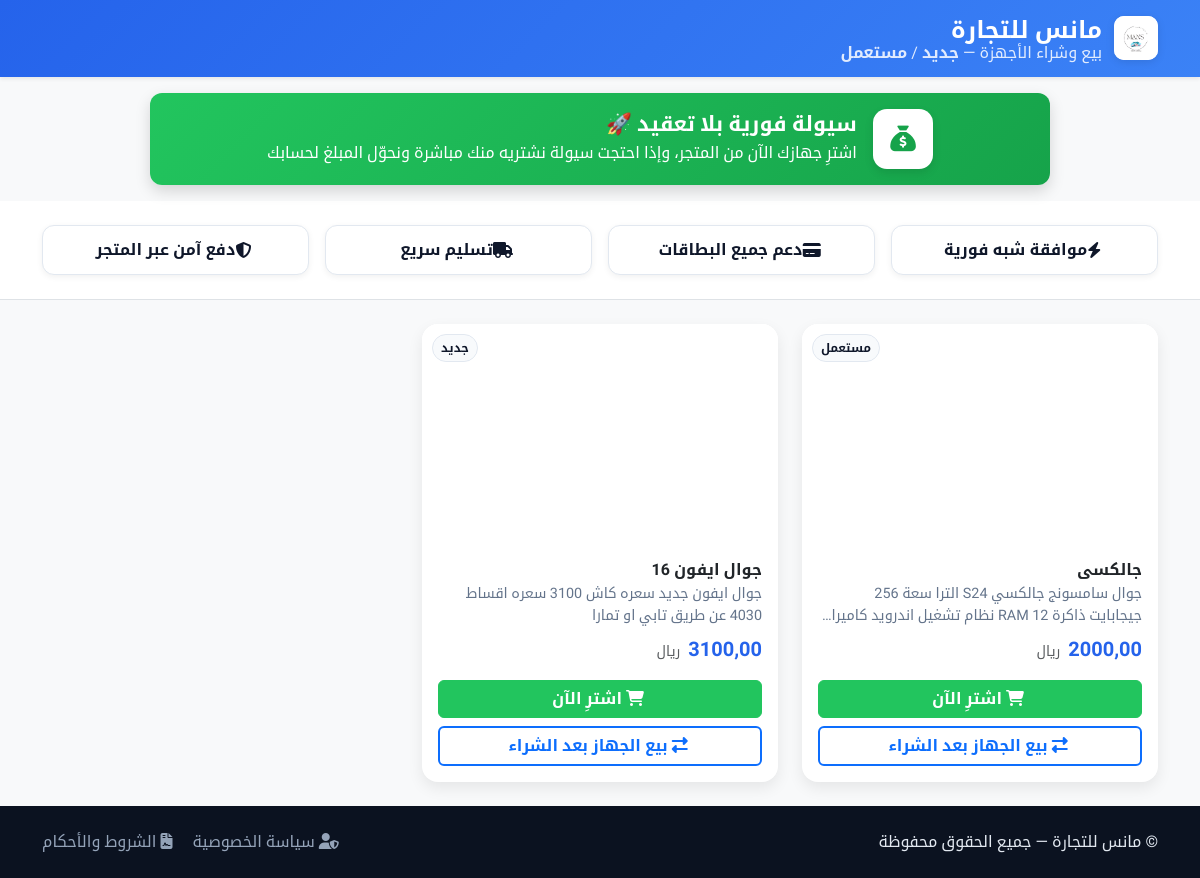
The page / on the database its author committed.
### products/models.py (models this page shows, shortened)
class Product(models.Model):
    class Category(models.TextChoices):
        NEW = "جديد", _("جديد")
        USED = "مستعمل", _("مستعمل")
        GAMES = "ألعاب", _("ألعاب")
        COMPUTERS = "حواسيب", _("حواسيب")
        ACCESSORIES = "ملحقات", _("ملحقات")
    name = models.CharField(_("الاسم"), max_length=255)
    category = models.CharField(_("التصنيف"), max_length=20, choices=Category.choices, blank=True)
    badge = models.CharField(_("شارة البطاقة"), max_length=50, blank=True)
    price = models.DecimalField(_("السعر"), max_digits=10, decimal_places=2, validators=[MinValueValidator(0)])
    details = models.TextField(_("التفاصيل"), blank=True)
    image = models.ImageField(_("الصورة"), upload_to="products/")
    store_url = models.URLField(_("رابط صفحة المنتج في المتجر"))
    is_active = models.BooleanField(_("نشط؟"), default=True)
    created_at = models.DateTimeField(_("أُنشئ في"), auto_now_add=True)
    updated_at = models.DateTimeField(_("عُدّل في"), auto_now=True)
    class Meta:
        ordering = ("-created_at",)
        verbose_name = _("منتج")
        verbose_name_plural = _("منتجات")

### products/views.py (the view)
# urls.py: path("", landing_page, name="landing"),
def landing_page(request):
    q = (request.GET.get("q") or "").strip()
    category = (request.GET.get("category") or "").strip()
    max_price = (request.GET.get("max_price") or "").strip()
    sort = (request.GET.get("sort") or "newest").strip()
    qs = Product.objects.filter(is_active=True)
    if q:
        qs = qs.filter(Q(name__icontains=q) | Q(details__icontains=q))
    if category:
        qs = qs.filter(category=category)
    if max_price:
        try:
            qs = qs.filter(price__lte=Decimal(max_price))
        except Exception:
            pass
    if sort == "price_asc":
        qs = qs.order_by("price", "-created_at")
    elif sort == "price_desc":
        qs = qs.order_by("-price", "-created_at")
    else:
        qs = qs.order_by("-created_at")
    paginator = Paginator(qs, 12)
    page_obj = paginator.get_page(request.GET.get("page"))
    return render(request, "landing.html", {
        "products": page_obj.object_list,
        "page_obj": page_obj,
        "paginator": paginator,
        "q": q,
        "category": category,
        "max_price": max_price,
        "sort": sort,
        "categories": Product.Category.choices,
    })

### templates/landing.html (shortened to what this page needs)
<!doctype html>
<html lang="ar" dir="rtl">
<head>
  <link href="https://cdn.jsdelivr.net/npm/bootstrap@5.3.3/dist/css/bootstrap.rtl.min.css" rel="stylesheet">
  <link href="https://cdnjs.cloudflare.com/ajax/libs/animate.css/4.1.1/animate.min.css" rel="stylesheet">
  <link href="/static/css/site.css" rel="stylesheet">
  <link href="https://cdnjs.cloudflare.com/ajax/libs/font-awesome/6.5.2/css/all.min.css" rel="stylesheet">
</head>
<body class="bg-light">
<div id="toastContainer" class="toast-container position-fixed top-0 start-50 translate-middle-x p-3" style="z-index:1080"></div>
<header class="navbar-custom py-3 text-white shadow-sm sticky-top">
  <div class="container d-flex align-items-center justify-content-between">
    <div class="brand animate__animated animate__fadeIn">
      <img src="/static/img/LOGO1.jpg" alt="شعار مانس للتجارة" class="brand-logo">
      <div class="brand-title">
        <h1 class="h4 m-0 fw-bold">مانس للتجارة</h1>
        <p class="m-0 brand-sub">بيع وشراء الأجهزة — <strong>جديد</strong> / <strong>مستعمل</strong></p>
      </div>
    </div>
  </div>
</header>
<section class="promo-banner py-3 animate__animated animate__fadeInDown">
  <div class="container d-flex flex-column flex-md-row align-items-center justify-content-center gap-3 text-center text-md-start">
    <div class="promo-icon d-flex align-items-center justify-content-center">
      <i class="fa-solid fa-sack-dollar"></i>
    </div>
    <div class="promo-text fw-bold">
      <h2 class="h5 m-0">سيولة فورية بلا تعقيد 🚀</h2>
      <p class="m-0 mt-1">
        اشترِ جهازك الآن من المتجر، وإذا احتجت سيولة نشتريه منك مباشرة ونحوّل المبلغ لحسابك
      </p>
    </div>
  </div>
</section>
<section class="py-4 bg-white border-bottom">
  <div class="container">
    <div class="row g-3 text-center">
      <div class="col-6 col-md-3"><div class="feature"><i class="fa-solid fa-bolt ms-1"></i> موافقة شبه فورية</div></div>
      <div class="col-6 col-md-3"><div class="feature"><i class="fa-solid fa-credit-card ms-1"></i> دعم جميع البطاقات</div></div>
      <div class="col-6 col-md-3"><div class="feature"><i class="fa-solid fa-truck ms-1"></i> تسليم سريع</div></div>
      <div class="col-6 col-md-3"><div class="feature"><i class="fa-solid fa-shield-halved ms-1"></i> دفع آمن عبر المتجر</div></div>
    </div>
  </div>
</section>
<main id="products" class="py-4">
  <div class="container">
    {% if products %}
      <div class="row g-4">
        {% for p in products %}
        <div class="col-md-6 col-lg-4">
          <article class="card product-card animate__animated animate__fadeInUp">
            <div class="product-img-wrap">
              {% if p.image %}
                <img src="{{ p.image.url }}" loading="lazy" decoding="async" alt="{{ p.name|default:'منتج' }}">
              {% else %}
                <img src="/static/img/placeholder.jpg" loading="lazy" decoding="async" alt="لا توجد صورة">
              {% endif %}
              <div class="badge-wrap">
                {% if p.category %}<span class="chip">{{ p.category }}</span>{% endif %}
              </div>
            </div>
            <div class="p-3 d-flex flex-column">
              <h3 class="h6 fw-bold mb-1 two-lines">{{ p.name }}</h3>
              {% if p.details %}<p class="meta two-lines mb-2">{{ p.details }}</p>{% endif %}
              <div class="d-flex align-items-baseline gap-2 mb-3">
                <span class="price">{{ p.price }}</span><small class="text-muted">ريال</small>
              </div>
              <div class="mt-auto d-grid gap-2">
                <a class="btn btn-success" href="{{ p.store_url }}" target="_blank" rel="noopener noreferrer" aria-label="الذهاب لشراء {{ p.name }}">
                  <i class="fa-solid fa-cart-shopping ms-1"></i> اشترِ الآن
                </a>
                <button class="btn btn-outline-primary"
                        type="button"
                        data-bs-toggle="modal"
                        data-bs-target="#sellModal"
                        data-product-id="{{ p.id }}"
                        data-product-name="{{ p.name }}"
                        data-product-price="{{ p.price|floatformat:2 }}">
                  <i class="fa-solid fa-right-left ms-1"></i> بيع الجهاز بعد الشراء
                </button>
              </div>
            </div>
          </article>
        </div>
        {% endfor %}
      </div>
    {% else %}
      <div class="alert alert-info text-center animate__animated animate__fadeIn">
        <i class="fa-solid fa-circle-info ms-1"></i> لا توجد منتجات مطابقة لخيارات البحث.
      </div>
    {% endif %}
  </div>
</main>
<footer class="py-4">
  <div class="container d-flex flex-wrap justify-content-between align-items-center gap-2">
    <p class="m-0">© {{ now|date:"Y" }} مانس للتجارة — جميع الحقوق محفوظة</p>
    <nav class="d-flex gap-3">
      <a class="text-decoration-none" href="#"><i class="fa-solid fa-user-shield ms-1"></i> سياسة الخصوصية</a>
      <a class="text-decoration-none" href="#"><i class="fa-solid fa-file-contract ms-1"></i> الشروط والأحكام</a>
    </nav>
  </div>
</footer>
</body>
</html>

### static/css/site.css (style rules this page uses)
.feature { background:#f1f5f9; border:1px solid #e2e8f0; border-radius:12px; padding:10px 12px; display:flex; align-items:center; justify-content:center; font-weight:800; color:#0f172a; }
.product-card img { aspect-ratio:4/3; object-fit:cover; }
.two-lines { display:-webkit-box; -webkit-box-orient:vertical; -webkit-line-clamp:2; line-clamp:2; overflow:hidden; }

### templates/landing.html (style rules this page uses)
:root { --primary-color:#2563eb; --secondary-color:#3b82f6; --accent-color:#22c55e; --dark-color:#0f172a; --muted:#64748b; --card-r:16px; --shadow:0 6px 15px rgba(0,0,0,.08); }
html,body { font-family:"Tajawal",system-ui,"Noto Kufi Arabic",Arial,sans-serif;background:#f5f7fa }
.navbar-custom { background:linear-gradient(135deg,var(--primary-color),var(--secondary-color)); box-shadow:0 4px 12px rgba(0,0,0,.1); }
.brand { display:flex;align-items:center;gap:.75rem }
.brand-logo { height:44px;width:auto;border-radius:10px;object-fit:cover;box-shadow:0 2px 8px rgba(0,0,0,.1);background:#fff }
.brand-title { line-height:1 }
.brand-sub { opacity:.85 }
.feature { background:#fff;padding:12px;border-radius:12px;box-shadow:0 2px 6px rgba(0,0,0,.06);transition:transform .2s ease, box-shadow .25s ease }
.product-card { border:none;border-radius:var(--card-r);box-shadow:var(--shadow);height:100%;display:flex;flex-direction:column;overflow:hidden;transition:transform .25s ease, box-shadow .3s ease }
.product-img-wrap { position:relative;height:220px;background:#fff;display:flex;align-items:center;justify-content:center }
.product-card img { width:100%;height:100%;object-fit:contain;padding:16px;transition:transform .4s ease }
.badge-wrap { position:absolute;top:10px;left:10px;display:flex;gap:.375rem }
.chip { --b:#e2e8f0;--bg:#f8fafc;border:1px solid var(--b);background:var(--bg);border-radius:999px;padding:.25rem .5rem;font-weight:700;color:#0f172a;font-size:.75rem }
.price { font-weight:800;color:var(--primary-color);font-size:1.25rem }
.meta { color:var(--muted);font-size:.9rem }
.two-lines { display:-webkit-box;-webkit-line-clamp:2;-webkit-box-orient:vertical;overflow:hidden }
.btn-success { background:var(--accent-color);border-color:var(--accent-color);font-weight:700 }
.btn-outline-primary { border-width:2px;font-weight:700 }
footer { background:#0b1220;color:#e2e8f0 }
footer a { color:#94a3b8 }
.promo-icon { width:42px;height:42px;border-radius:12px; background: linear-gradient(135deg,#22c55e,#16a34a); color:#0b1b13;font-size:1.1rem; box-shadow: 0 6px 14px rgba(22,163,74,.25); }
.promo-banner { background: linear-gradient(135deg, #22c55e, #16a34a); color: #fff; border-radius: 12px; box-shadow: 0 6px 15px rgba(0,0,0,.15); margin: 1rem auto; max-width: 900px; }
.promo-icon { width: 60px; height: 60px; border-radius: 14px; background: #fff; color: #16a34a; font-size: 1.6rem; box-shadow: 0 4px 10px rgba(0,0,0,.1); }
.promo-text h2 { font-weight: 800; font-size: 1.3rem; }
.promo-text p { font-size: 1rem; line-height: 1.6; font-weight: 500; }

### rows shown on the page
Product: image (picture), category "مستعمل", name "جالكسي", details "جوال سامسونج جالكسي S24 الترا سعة 256 جيجابايت ذاكرة RAM 12 نظام تشغيل اندرويد…", price "2000,00"
Product: image (picture), category "جديد", name "جوال ايفون 16", details "جوال ايفون جديد سعره كاش 3100 سعره اقساط 4030 عن طريق تابي او تمارا", price "3100,00"
